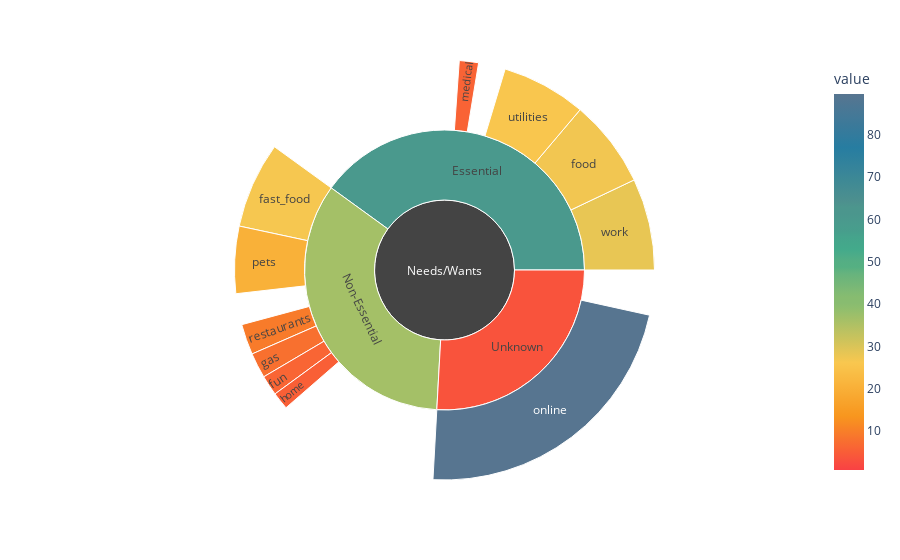

Notebook code for this chart:
### Code cell
import plotly.io as pio
fig = px.sunburst(
    chart,
    names='child',
    parents='parent',
    values='value',
    color='value',
    color_continuous_scale=gradient
)

#can save as an svg
pio.write_image(fig, '../images/sunburst.pdf', width=700, height=775)
#fig.write_image('../images/sunburst.jpeg')
# fig.add_trace(go.Sunburst(
#     hovertemplate='<b>%{label} </b> <br> Sales: %{value}<br> Success rate: %{color:.2f}'))
fig.write_image('sunburst.svg')
fig.show()

### Figure 1 — Plotly figure (JSON) as saved in the notebook; plotly's stock layout.template omitted (floating-point values rounded to 4 significant figures)
{"data": [{"domain": {"x": [0, 1], "y": [0, 1]}, "hovertemplate": "child=%{label}<br>value=%{color}<br>parent=%{parent}<extra></extra>", "labels": ["Essential", "Non-Essential", "Unknown", "work", "food", "home", "restaurants", "home", "medical", "pets", "work", "fun", "fast_food", "utilities", "fast_food", "restaurants", "utilities", "medical", "online", "online", "food", "gas", "gas", "medical", "fast_food"], "marker": {"coloraxis": "coloraxis", "colors": [60.08, 36.42, 3.503, 8.267, 27.06, 3.897, 9.428, 5.358, 0.8103, 20.64, 28.23, 6.204, 9.547, 26.05, 4.415, 1.648, 0.906, 5.9, 10.31, 89.69, 1.901, 7.792, 4.569, 0.8741, 26.5]}, "name": "", "parents": ["Needs/Wants", "Needs/Wants", "Needs/Wants", "Essential", "Essential", "Non-Essential", "Non-Essential", "Non-Essential", "Essential", "Non-Essential", "Essential", "Non-Essential", "Non-Essential", "Essential", "Non-Essential", "Non-Essential", "Essential", "Essential", "Unknown", "Unknown", "Essential", "Non-Essential", "Non-Essential", "Essential", "Non-Essential"], "type": "sunburst", "values": [60.08, 36.42, 3.503, 8.267, 27.06, 3.897, 9.428, 5.358, 0.8103, 20.64, 28.23, 6.204, 9.547, 26.05, 4.415, 1.648, 0.906, 5.9, 10.31, 89.69, 1.901, 7.792, 4.569, 0.8741, 26.5]}], "layout": {"coloraxis": {"colorbar": {"title": {"text": "value"}}, "colorscale": [[0, "#F94144"], [0.01587, "#F94A40"], [0.03175, "#F9543C"], [0.04762, "#F95D37"], [0.06349, "#F96733"], [0.07937, "#F8702F"], [0.09524, "#F87A2B"], [0.1111, "#F88326"], [0.127, "#F88D22"], [0.1429, "#F8961E"], [0.1587, "#F89B23"], [0.1746, "#F8A129"], [0.1905, "#F8A62E"], [0.2063, "#F8AC34"], [0.2222, "#F9B139"], [0.2381, "#F9B73F"], [0.254, "#F9BC44"], [0.2698, "#F9C24A"], [0.2857, "#F9C74F"], [0.3016, "#EDC652"], [0.3175, "#E2C556"], [0.3333, "#D6C459"], [0.3492, "#CAC35C"], [0.3651, "#BFC260"], [0.381, "#B3C163"], [0.3968, "#A7C066"], [0.4127, "#9CBF6A"], [0.4286, "#90BE6D"], [0.4444, "#88BC70"], [0.4603, "#87BC70"], [0.4762, "#7FBA74"], [0.4921, "#76B777"], [0.5079, "#6EB57A"], [0.5238, "#65B37E"], [0.5397, "#55B082"], [0.5556, "#54AE84"], [0.5714, "#4CAC88"], [0.5873, "#43AA8B"], [0.6032, "#44A78B"], [0.619, "#45A48C"], [0.6349, "#479E8C"], [0.6508, "#499C8D"], [0.6667, "#4A998D"], [0.6825, "#4B968D"], [0.6984, "#4C968D"], [0.7143, "#4D908E"], [0.7302, "#498E90"], [0.746, "#458C92"], [0.7619, "#408A94"], [0.7778, "#3C8896"], [0.7937, "#388599"], [0.8095, "#34839B"], [0.8254, "#2F819D"], [0.8413, "#2B7F9F"], [0.8571, "#277DA1"], [0.873, "#2C7C9F"], [0.8889, "#327B9D"], [0.9048, "#377A9B"], [0.9206, "#3C7999"], [0.9365, "#427998"], [0.9524, "#477896"], [0.9683, "#4C7794"], [0.9841, "#527692"], [1, "#577590"]]}, "legend": {"tracegroupgap": 0}, "margin": {"t": 60}}}
